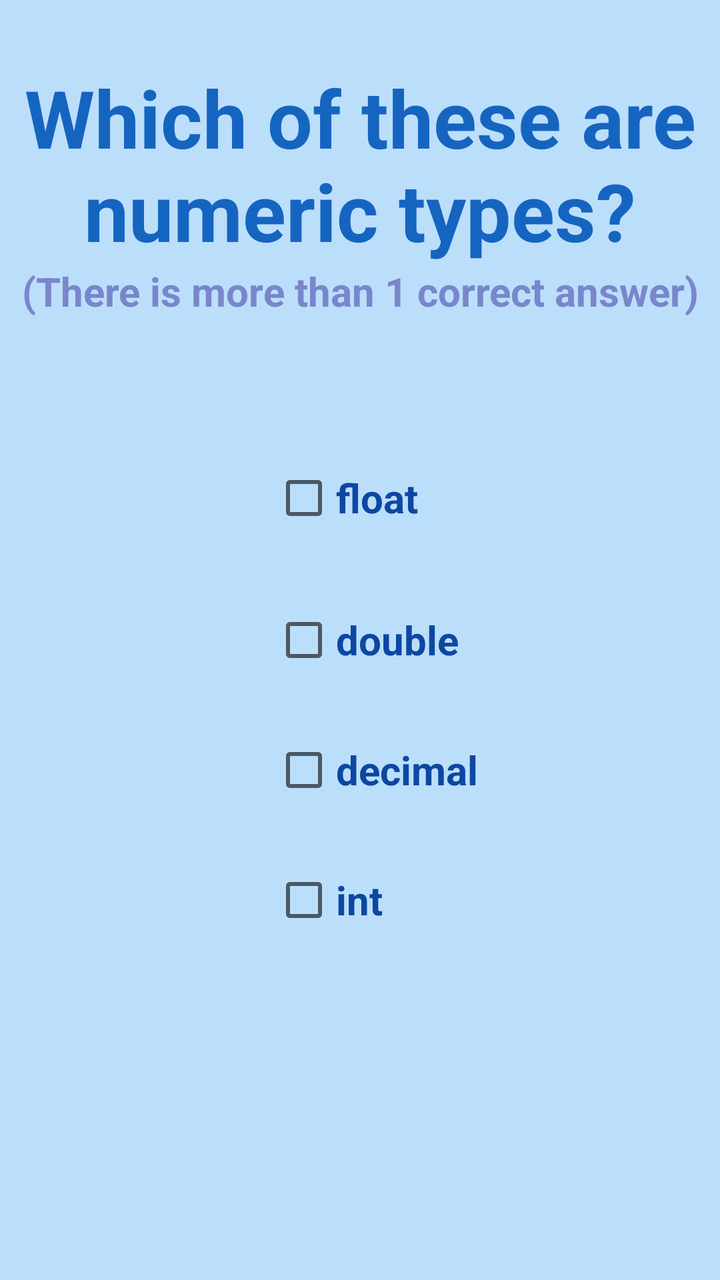
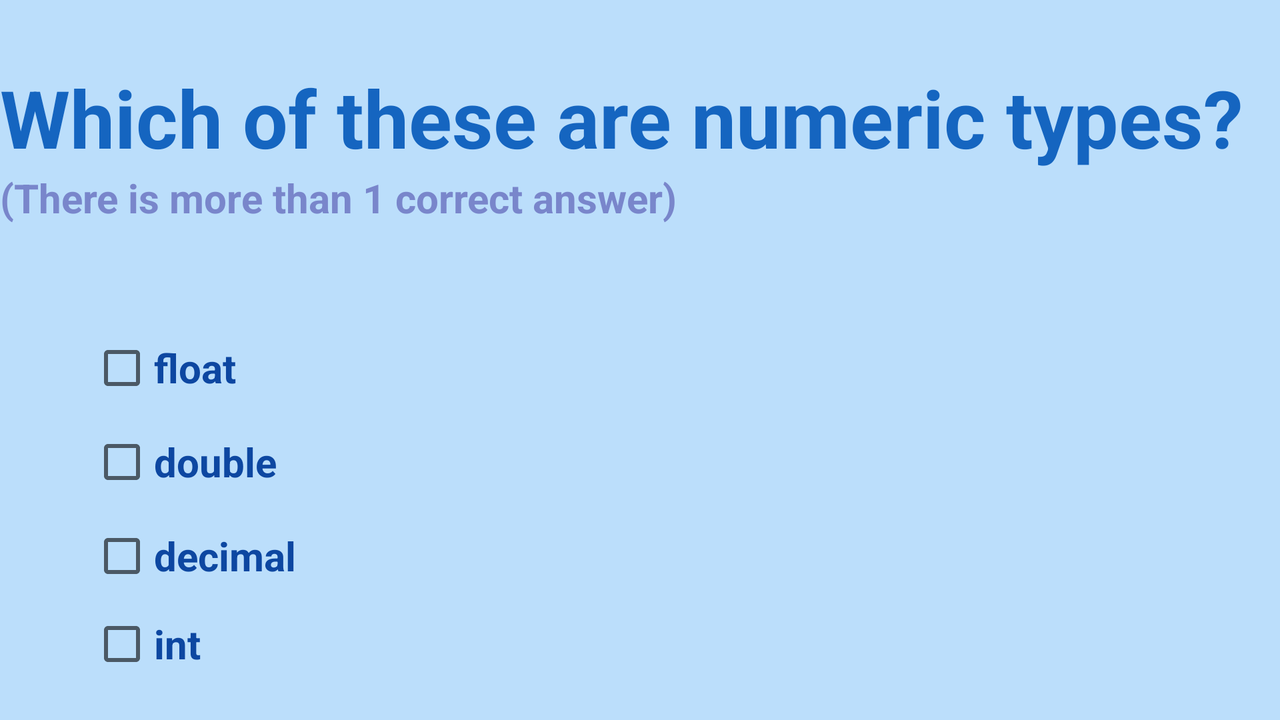

First picture: res/layout/ on a phone held upright. Second picture: the repository's own variant of that layout, on a device whose configuration matches the variant's folder. Source for both follows.
<!-- AndroidManifest.xml: application theme AppTheme -->
<!-- res/layout/activity_eighth.xml -->
<?xml version="1.0" encoding="utf-8"?>
<RelativeLayout xmlns:android="http://schemas.android.com/apk/res/android"
    xmlns:app="http://schemas.android.com/apk/res-auto"
    android:layout_width="match_parent"
    android:layout_height="match_parent">

    <View
        android:layout_width="match_parent"
        android:layout_height="match_parent"
        android:background="@color/appBackground" />


    <CheckBox
        android:id="@+id/decimal_checkBox"
        android:layout_width="wrap_content"
        android:layout_height="wrap_content"
        android:layout_alignLeft="@+id/double_checkBox"
        android:layout_alignStart="@+id/double_checkBox"
        android:layout_below="@+id/double_checkBox"
        android:layout_marginTop="33dp"
        android:text="@string/decimal"
        android:textColor="@color/colorQuestionsAnswers"
        android:textSize="@dimen/answers_text_size"
        android:textStyle="bold" />

    <CheckBox
        android:id="@+id/double_checkBox"
        android:layout_width="wrap_content"
        android:layout_height="wrap_content"
        android:layout_alignLeft="@+id/float_checkBox"
        android:layout_alignStart="@+id/float_checkBox"
        android:layout_centerVertical="true"
        android:text="@string/double_text"
        android:textColor="@color/colorQuestionsAnswers"
        android:textSize="@dimen/answers_text_size"
        android:textStyle="bold" />

    <TextView
        android:id="@+id/seventh_question_text"
        android:layout_width="match_parent"
        android:layout_height="wrap_content"
        android:layout_alignParentLeft="true"
        android:layout_alignParentStart="true"
        android:layout_alignParentTop="true"
        android:layout_marginTop="32dp"
        android:text="@string/numeric_types"
        android:textAlignment="center"
        android:textColor="@color/colorQuestionsTitles"
        android:textSize="@dimen/title_size"
        android:textStyle="bold" />

    <CheckBox
        android:id="@+id/int_checkBox"
        android:layout_width="wrap_content"
        android:layout_height="wrap_content"
        android:layout_alignLeft="@+id/decimal_checkBox"
        android:layout_alignStart="@+id/decimal_checkBox"
        android:layout_below="@+id/decimal_checkBox"
        android:layout_marginTop="33dp"
        android:text="@string/int_text"
        android:textColor="@color/colorQuestionsAnswers"
        android:textSize="@dimen/answers_text_size"
        android:textStyle="bold" />

    <CheckBox
        android:id="@+id/float_checkBox"
        android:layout_width="wrap_content"
        android:layout_height="wrap_content"
        android:layout_above="@+id/double_checkBox"
        android:layout_alignParentLeft="true"
        android:layout_alignParentStart="true"
        android:layout_marginBottom="39dp"
        android:layout_marginLeft="136dp"
        android:layout_marginStart="136dp"
        android:text="@string/float_text"
        android:textColor="@color/colorQuestionsAnswers"
        android:textSize="@dimen/answers_text_size"
        android:textStyle="bold" />

    <ImageView
        android:id="@+id/next_button_to_seventh_question"
        android:layout_width="@dimen/next_button_width"
        android:layout_height="wrap_content"
        android:layout_alignParentEnd="true"
        android:layout_alignParentRight="true"
        android:layout_alignTop="@+id/int_checkBox"
        android:layout_marginEnd="25dp"
        android:layout_marginRight="25dp"
        app:srcCompat="@drawable/nextbutton" />

    <TextView
        android:layout_width="match_parent"
        android:layout_height="wrap_content"
        android:layout_alignParentLeft="true"
        android:layout_alignParentStart="true"
        android:layout_below="@+id/seventh_question_text"
        android:text="@string/more_than_one_answer"
        android:textAlignment="center"
        android:textColor="@color/colorUnderTitleText"
        android:textSize="@dimen/answers_text_size"
        android:textStyle="bold" />


</RelativeLayout>
<!-- resources referenced by this layout -->
<resources>
  <color name="appBackground">#BBDEFB</color>
  <color name="colorQuestionsAnswers">#0D47A1</color>
  <color name="colorQuestionsTitles">#1565C0</color>
  <color name="colorUnderTitleText">#7986CB</color>
  <dimen name="answers_text_size">20sp</dimen>
  <dimen name="next_button_width">73dp</dimen>
  <dimen name="title_size">40sp</dimen>
  <string name="decimal">decimal</string>
  <string name="double_text">double</string>
  <string name="float_text">float</string>
  <string name="int_text">int</string>
  <string name="more_than_one_answer">(There is more than 1 correct answer)</string>
  <string name="numeric_types">Which of these are numeric types?</string>
  <style name="AppTheme" parent="Theme.AppCompat.DayNight.NoActionBar">
          
  
          <item name="colorPrimary">@color/colorPrimary</item>
          <item name="colorPrimaryDark">@color/colorPrimaryDark</item>
          <item name="colorAccent">#3F51B5</item>
      </style>
  <color name="colorPrimary">#3F51B5</color>
  <color name="colorPrimaryDark">#303F9F</color>
</resources>
<!-- res/layout-land/activity_eighth.xml (the repository's variant of the layout above) -->
<!-- drawn on the phone turned sideways -->
<?xml version="1.0" encoding="utf-8"?>
<RelativeLayout xmlns:android="http://schemas.android.com/apk/res/android"
    xmlns:app="http://schemas.android.com/apk/res-auto"
    android:layout_width="match_parent"
    android:layout_height="match_parent">

    <View
        android:layout_width="match_parent"
        android:layout_height="match_parent"
        android:background="@color/appBackground" />


    <TextView
        android:id="@+id/seventh_question_text"
        android:layout_width="wrap_content"
        android:layout_height="wrap_content"
        android:layout_alignParentLeft="true"
        android:layout_alignParentStart="true"
        android:layout_alignParentTop="true"
        android:layout_marginTop="32dp"
        android:text="@string/numeric_types"
        android:textColor="@color/colorQuestionsTitles"
        android:textSize="@dimen/title_size"
        android:textStyle="bold" />

    <TextView
        android:layout_width="wrap_content"
        android:layout_height="wrap_content"
        android:layout_alignParentLeft="true"
        android:layout_alignParentStart="true"
        android:layout_below="@+id/seventh_question_text"
        android:text="@string/more_than_one_answer"
        android:textColor="@color/colorUnderTitleText"
        android:textSize="@dimen/answers_text_size"
        android:textStyle="bold" />

    <CheckBox
        android:id="@+id/decimal_checkBox"
        android:layout_width="wrap_content"
        android:layout_height="wrap_content"
        android:layout_above="@+id/next_button_to_seventh_question"
        android:layout_alignParentLeft="true"
        android:layout_alignParentStart="true"
        android:layout_marginBottom="12dp"
        android:layout_marginLeft="45dp"
        android:layout_marginStart="45dp"
        android:text="@string/decimal"
        android:textColor="@color/colorQuestionsAnswers"
        android:textSize="@dimen/answers_text_size"
        android:textStyle="bold" />

    <CheckBox
        android:id="@+id/int_checkBox"
        android:layout_width="wrap_content"
        android:layout_height="wrap_content"
        android:layout_alignLeft="@+id/decimal_checkBox"
        android:layout_alignParentBottom="true"
        android:layout_alignStart="@+id/decimal_checkBox"
        android:layout_marginBottom="22dp"
        android:text="@string/int_text"
        android:textColor="@color/colorQuestionsAnswers"
        android:textSize="@dimen/answers_text_size"
        android:textStyle="bold" />

    <CheckBox
        android:id="@+id/float_checkBox"
        android:layout_width="wrap_content"
        android:layout_height="wrap_content"
        android:layout_above="@+id/double_checkBox"
        android:layout_alignLeft="@+id/double_checkBox"
        android:layout_alignStart="@+id/double_checkBox"
        android:layout_marginBottom="15dp"
        android:text="@string/float_text"
        android:textColor="@color/colorQuestionsAnswers"
        android:textSize="@dimen/answers_text_size"
        android:textStyle="bold" />

    <CheckBox
        android:id="@+id/double_checkBox"
        android:layout_width="wrap_content"
        android:layout_height="wrap_content"
        android:layout_above="@+id/decimal_checkBox"
        android:layout_alignLeft="@+id/decimal_checkBox"
        android:layout_alignStart="@+id/decimal_checkBox"
        android:layout_marginBottom="15dp"
        android:text="@string/double_text"
        android:textColor="@color/colorQuestionsAnswers"
        android:textSize="@dimen/answers_text_size"
        android:textStyle="bold" />

    <ImageView
        android:id="@+id/next_button_to_seventh_question"
        android:layout_width="match_parent"
        android:layout_height="match_parent"
        android:layout_alignTop="@+id/int_checkBox"
        android:layout_marginLeft="19dp"
        android:layout_marginStart="19dp"
        android:layout_toEndOf="@+id/decimal_checkBox"
        android:layout_toRightOf="@+id/decimal_checkBox"
        android:paddingLeft="320dp"
        app:srcCompat="@drawable/nextbutton" />


</RelativeLayout>
<!-- resources referenced by the variant -->
<!-- as the phone turned sideways resolves them -->
<resources>
  <color name="appBackground">#BBDEFB</color>
  <color name="colorQuestionsAnswers">#0D47A1</color>
  <color name="colorQuestionsTitles">#1565C0</color>
  <color name="colorUnderTitleText">#7986CB</color>
  <dimen name="answers_text_size">20sp</dimen>
  <dimen name="title_size">40sp</dimen>
  <string name="decimal">decimal</string>
  <string name="double_text">double</string>
  <string name="float_text">float</string>
  <string name="int_text">int</string>
  <string name="more_than_one_answer">(There is more than 1 correct answer)</string>
  <string name="numeric_types">Which of these are numeric types?</string>
  <style name="AppTheme" parent="Theme.AppCompat.DayNight.NoActionBar">
          
  
          <item name="colorPrimary">@color/colorPrimary</item>
          <item name="colorPrimaryDark">@color/colorPrimaryDark</item>
          <item name="colorAccent">#3F51B5</item>
      </style>
  <color name="colorPrimary">#3F51B5</color>
  <color name="colorPrimaryDark">#303F9F</color>
</resources>
